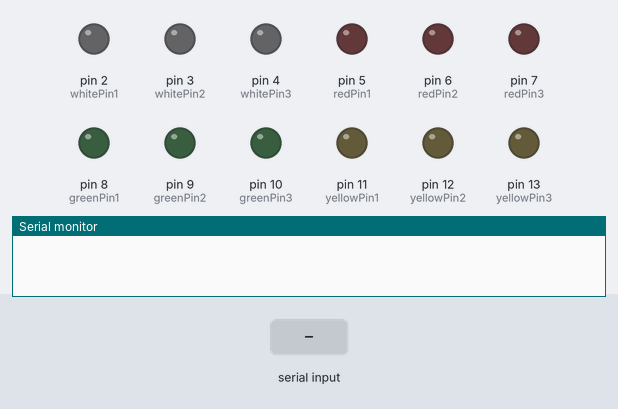
A sketch run on a simulated Arduino Uno, built with avr-gcc and run on an emulated ATmega328P. Shown: output pins drawn as LEDs (lit = HIGH), the last lines printed to the serial monitor. The inputs (shaded band) are chosen by the test bench.

Above: at 1.2 s.
1.3 s: "white_blink" received over Serial
At 1.58 s:
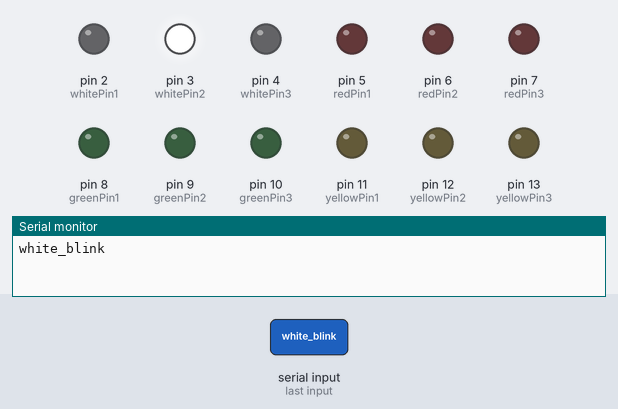
4.3 s: "white_on" received over Serial
At 5.5 s:
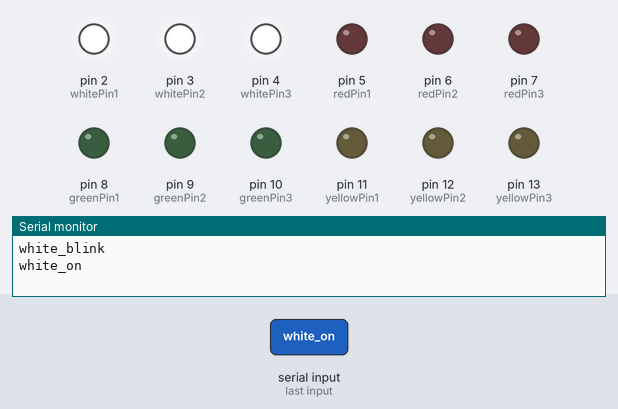
5.8 s: "red_on" received over Serial
At 6.5 s:
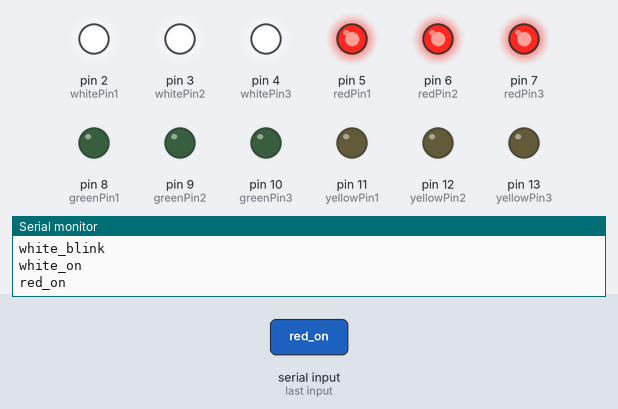
7.3 s: "white_off" received over Serial
At 7.9 s:
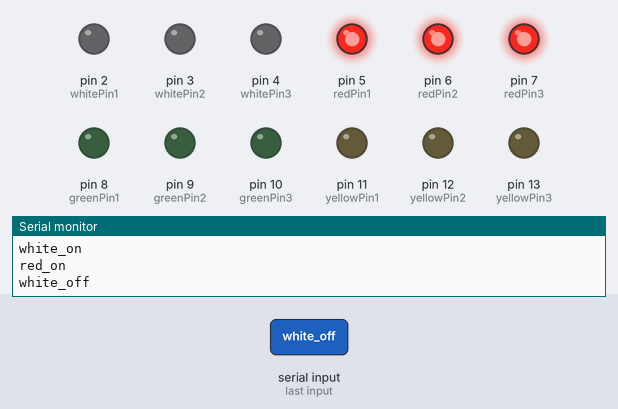
8.8 s: "red_blink" received over Serial
At 9.02 s:
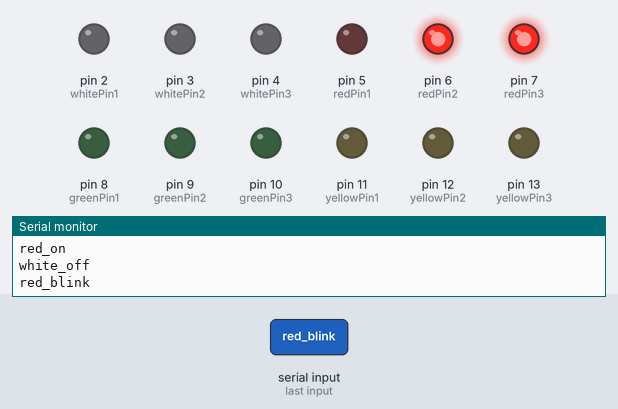
10.8 s: "green_on" received over Serial
At 11.7 s:
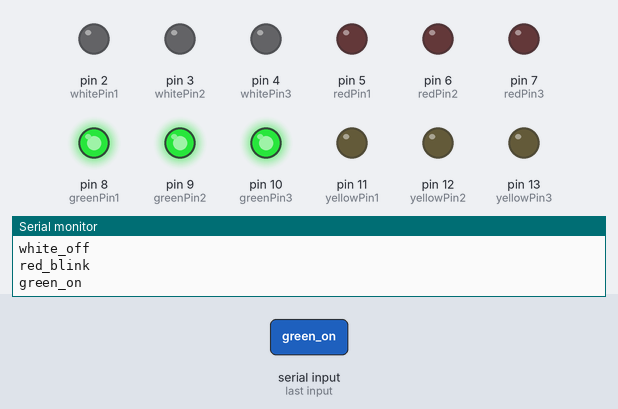
Timing chart, 0 to 13.3 s (numbered marks = the images above; inputs shaded):
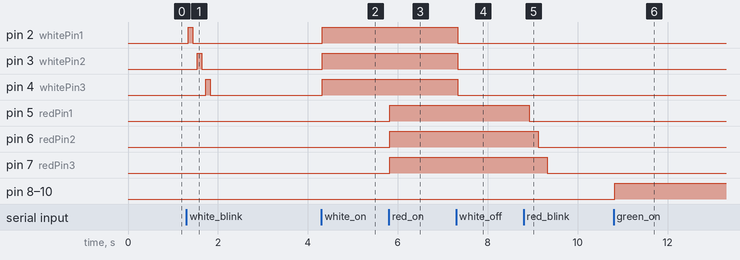

Measured:
- after the input at 1.3 s, pin 2 (whitePin1): LOW → HIGH at once, → LOW 0.10 s later; pin 3 (whitePin2): LOW → HIGH after 0.23 s, → LOW 0.10 s later; pin 4 (whitePin3): LOW → HIGH after 0.43 s, → LOW 0.10 s later
- after the input at 4.3 s, pin 2 (whitePin1), pin 3 (whitePin2), pin 4 (whitePin3): LOW → HIGH at once
- after the input at 5.8 s, pin 5 (redPin1), pin 6 (redPin2), pin 7 (redPin3): LOW → HIGH at once
- after the input at 7.3 s, pin 2 (whitePin1), pin 3 (whitePin2), pin 4 (whitePin3): HIGH → LOW at once
- after the input at 8.8 s, pin 5 (redPin1): HIGH → LOW after 0.13 s; pin 6 (redPin2): HIGH → LOW after 0.33 s; pin 7 (redPin3): HIGH → LOW after 0.53 s
- after the input at 10.8 s, pin 8 (greenPin1), pin 9 (greenPin2), pin 10 (greenPin3): LOW → HIGH at once

The sketch:

LED_design.ino
```cpp
#define whitePin1 2
#define whitePin2 3
#define whitePin3 4
#define redPin1 5
#define redPin2 6
#define redPin3 7
#define greenPin1 8
#define greenPin2 9
#define greenPin3 10
#define yellowPin1 11
#define yellowPin2 12
#define yellowPin3 13
String readString;

void setup()
{
  Serial.begin(9600);
  pinMode(whitePin1, OUTPUT);
  pinMode(whitePin2, OUTPUT);
  pinMode(whitePin3, OUTPUT);
  pinMode(redPin1, OUTPUT);
  pinMode(redPin2, OUTPUT);
  pinMode(redPin3, OUTPUT);
  pinMode(greenPin1, OUTPUT);
  pinMode(greenPin2, OUTPUT);
  pinMode(greenPin3, OUTPUT);
  pinMode(yellowPin1, OUTPUT);
  pinMode(yellowPin2, OUTPUT);
  pinMode(yellowPin3, OUTPUT);

 digitalWrite(whitePin1, LOW);
 digitalWrite(whitePin2, LOW);
 digitalWrite(whitePin3, LOW);
 digitalWrite(redPin1, LOW);
 digitalWrite(redPin2, LOW);
 digitalWrite(redPin3, LOW);
 digitalWrite(greenPin1, LOW);
 digitalWrite(greenPin2, LOW);
 digitalWrite(greenPin3, LOW);
 digitalWrite(yellowPin1, LOW);
 digitalWrite(yellowPin2, LOW);
 digitalWrite(yellowPin3, LOW);
}

void loop()
{
  while(Serial.available())
  {
    delay(3);
    char c = Serial.read();
    readString += c;
  }
  if (readString.length()>0)
  {
    Serial.println(readString);

    if(readString == "white_on")
    {
      digitalWrite(whitePin1, HIGH);
      digitalWrite(whitePin2, HIGH);
      digitalWrite(whitePin3, HIGH);
    }
     if(readString == "white_off")
    {
      digitalWrite(whitePin1, LOW);
      digitalWrite(whitePin2, LOW);
      digitalWrite(whitePin3, LOW);
    }
    if(readString == "white_blink")
    {
      digitalWrite(whitePin1, HIGH);
      delay(100);
      digitalWrite(whitePin1, LOW);
      delay(100);
      digitalWrite(whitePin2, HIGH);
      delay(100);
      digitalWrite(whitePin2, LOW);
      delay(100);
      digitalWrite(whitePin3, HIGH);
      delay(100);
      digitalWrite(whitePin3, LOW);
      delay(100);
    }
    if(readString == "red_on")
    {
      digitalWrite(redPin1, HIGH);
      digitalWrite(redPin2, HIGH);
      digitalWrite(redPin3, HIGH);
    }
     if(readString == "red_off")
    {
      digitalWrite(redPin1, LOW);
      digitalWrite(redPin2, LOW);
      digitalWrite(redPin3, LOW);
    }
    if(readString == "red_blink")
    {
      digitalWrite(redPin1, HIGH);
      delay(100);
      digitalWrite(redPin1, LOW);
      delay(100);
      digitalWrite(redPin2, HIGH);
      delay(100);
      digitalWrite(redPin2, LOW);
      delay(100);
      digitalWrite(redPin3, HIGH);
      delay(100);
      digitalWrite(redPin3, LOW);
      delay(100);
    }
    if(readString == "green_on")
    {
      digitalWrite(greenPin1, HIGH);
      digitalWrite(greenPin2, HIGH);
      digitalWrite(greenPin3, HIGH);
    }
     if(readString == "green_off")
    {
      digitalWrite(greenPin1, LOW);
      digitalWrite(greenPin2, LOW);
      digitalWrite(greenPin3, LOW);
    }
    if(readString == "green_blink")
    {
      digitalWrite(greenPin1, HIGH);
      delay(100);
      digitalWrite(greenPin1, LOW);
      delay(100);
      digitalWrite(greenPin2, HIGH);
      delay(100);
      digitalWrite(greenPin2, LOW);
      delay(100);
      digitalWrite(greenPin3, HIGH);
      delay(100);
      digitalWrite(greenPin3, LOW);
      delay(100);
    }
    if(readString == "yellow_on")
    {
      digitalWrite(yellowPin1, HIGH);
      digitalWrite(yellowPin2, HIGH);
      digitalWrite(yellowPin3, HIGH);
    }
     if(readString == "yellow_off")
    {
      digitalWrite(yellowPin1, LOW);
      digitalWrite(yellowPin2, LOW);
      digitalWrite(yellowPin3, LOW);
    }
    if(readString == "yellow_blink")
    {
      digitalWrite(yellowPin1, HIGH);
      delay(100);
      digitalWrite(yellowPin1, LOW);
      delay(100);
      digitalWrite(yellowPin2, HIGH);
      delay(100);
      digitalWrite(yellowPin2, LOW);
      delay(100);
      digitalWrite(yellowPin3, HIGH);
      delay(100);
      digitalWrite(yellowPin3, LOW);
      delay(100);
    }

    readString="";
  }


}
```
